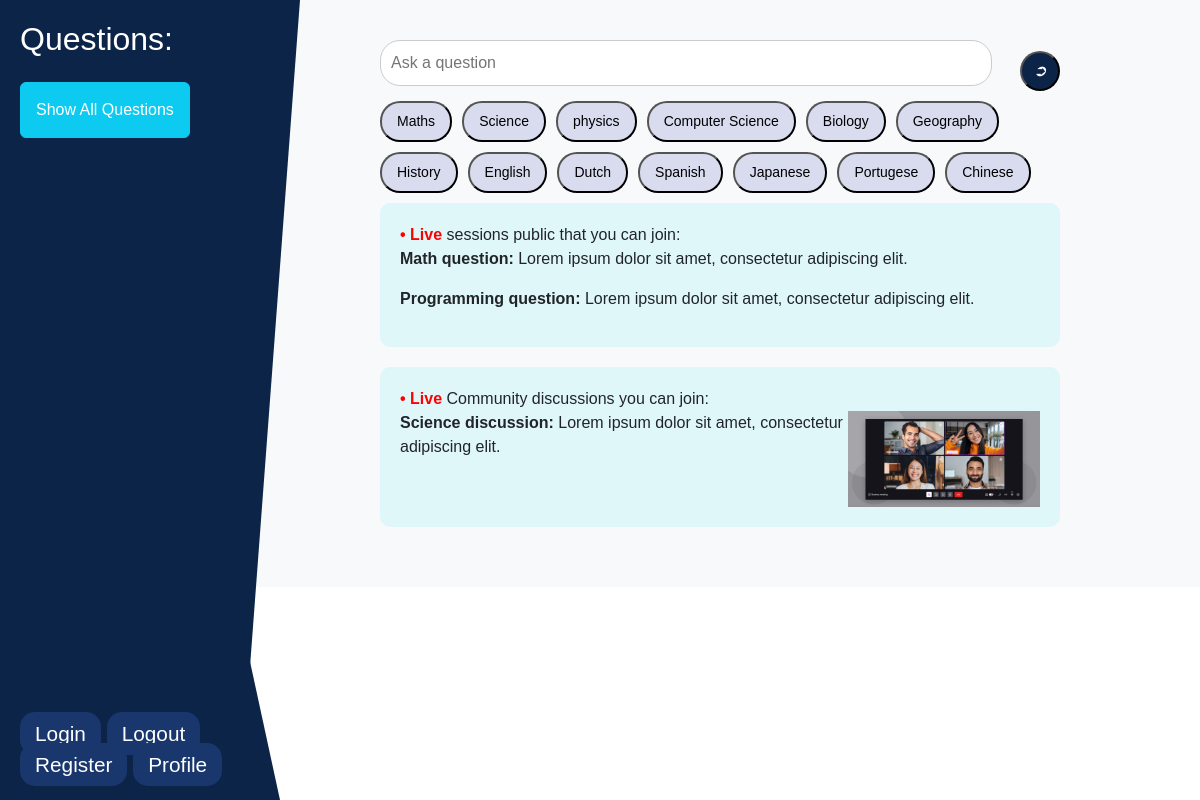
The page / on the database its author committed.
### tables this page shows
CREATE TABLE `tags` (
  `id` int(11) NOT NULL,
  `tag_name` varchar(255) NOT NULL
);

### index.php (the view, shortened to what this page needs)
<?php
require_once __DIR__ . '/includes/dbconnect.php';
$tags = fetchTags($db);
function fetchTags($db)
{
    $sql = "SELECT id, tag_name FROM tags";
    $result = $db->query($sql);
    $tags = [];
    if ($result->num_rows > 0) {
        while ($row = $result->fetch_assoc()) {
            $tags[] = ['id' => $row['id'], 'tag_name' => $row['tag_name']];
        }
    }
    return $tags;
}
function fetchExpertTags($db, $expertId)
{
    $tags = [];
    return $tags;
}
?>
<!doctype html>
<html lang="en">
<head>
    <link href="https://cdn.jsdelivr.net/npm/bootstrap@5.3.0-alpha3/dist/css/bootstrap.min.css" rel="stylesheet">
    <link href="https://cdn.jsdelivr.net/npm/bootstrap-icons/font/bootstrap-icons.css" rel="stylesheet">
    <link href="./styles/style.css" rel="stylesheet">
</head>
<body>
    <div class="sidebar">
        <h2>Questions:</h2>
        <div class="mt-3">
            <a href="all_questions.php" class="btn btn-info">Show All Questions</a>
        </div>
    </div>
    <div class="sidebarProfile">
        <div class="profile">
            <div>
                <a href="login.php" class="username">Login</a>
                <a href="logout.php" class="username">Logout</a>
                <a href="registration.php" class="username">Register</a>
                <a href="expert-profile.php" class="username">Profile</a>
            </div>
        </div>
    </div>
    <div class="d-flex">
        <div class="content-container">
            <form method="post" action="questions.php">
                <div class="searchDiv align-items-center justify-content-between">
                    <input type="text" name="question_content" class="search-bar" placeholder="Ask a question" required>
                    <button type="submit" class="send-btn justify-content-center align-items-center">
                        <i>➲</i>
                    </button>
                </div>
            </form>
            <div>
                <?php
                foreach ($tags as $tag) {
                    echo '<button type="button" class="category-btn" data-category-id="' . $tag['id'] . '">' . htmlspecialchars($tag['tag_name']) . '</button>';
                }
                ?>
            </div>
            <div class="content-box">
                <span class="live-label">• Live</span> sessions public that you can join:
                <p><strong>Math question:</strong> Lorem ipsum dolor sit amet, consectetur adipiscing elit.</p>
                <p><strong>Programming question:</strong> Lorem ipsum dolor sit amet, consectetur adipiscing elit.</p>
            </div>
            <div class="content-box">
                <span class="live-label">• Live</span> Community discussions you can join:
                <div class="side-by-side">
                    <p><strong>Science discussion:</strong> Lorem ipsum dolor sit amet, consectetur adipiscing elit.</p>
                    <img src="./images/live.jpg" alt="Video thumbnail" class="img-fluid">
                </div>
            </div>
        </div>
    </div>
</body>
</html>

### styles/style.css (style rules this page uses)
body { font-family: sans-serif; }
.content-container { padding: 40px 140px; background-color: #f8f9fa; }
.content-box { background-color: #e0f7fa; padding: 20px; border-radius: 10px; margin-bottom: 20px; }
.side-by-side { display: flex; justify-content: space-between; }
.side-by-side img { width: 30%; margin-top: 0; }
.live-label { color: red; font-weight: bold; }
.category-btn { background-color: rgba(87, 108, 188, 0.2); border-radius: 20px; padding: 8px 15px; font-size: 14px; margin-right: 10px; margin-bottom: 10px; }
.search-bar { width: 90%; border-radius: 20px; padding: 10px; border: 1px solid #ccc; margin-bottom: 15px; }
.send-btn { background-color: #0B2447; color: white; border-radius: 50%; width: 40px; height: 40px; }
:root { --primary-color: #0B2447; --secondary-color: #19376D; --accent-color: #576CBC; --light-color: #A5D7E8; }
body { background-color: #ffff; }
.sidebar { position: fixed; left: 0; top: 0; width: 25vw; height: 100vh; background-color: #0B2447; color: white; padding: 20px; display: flex; flex-direction: column; align-items: flex-start; clip-path: polygon(0 0, 100% 0, 80% 100%, 0% 100%); z-index: 1; }
.sidebarProfile { width: 25vw; position: absolute; display: flex; flex-direction: row; bottom: 0; height: 25vh; padding: 20px; left: 0; padding-bottom: 0; z-index: 1; }
.profile { width: 25vw; color: white; background-color: #0B2447; clip-path: polygon(0 0, 85% 0, 100% 100%, 0% 100%); font-size: 1.3rem; align-content: flex-end; padding-bottom: 10px; position: sticky; }
.username { background-color: #19376D; border-radius: 15px; width: 80%; padding: 10px 15px; box-sizing: border-box; text-decoration: none; color: white; }
.profile div { margin-bottom: 10px; }
.d-flex { max-width: 80%; right: 0; position: absolute; }
.searchDiv { display: flex; flex-direction: row; width: 100%; }
.sidebar a { color: #fff; text-decoration: none; padding: 15px; display: block; text-align: left; white-space: nowrap; overflow: hidden; text-overflow: ellipsis; max-width: 100%; }
.sidebar { background-color: #0B2447; height: 100vh; overflow-y: auto; }
.sidebar a::after { content: ""; position: absolute; top: 0; right: 0; height: 100%; background: linear-gradient(to right, rgba(255, 255, 255, 0), rgba(255, 255, 255, 1)); pointer-events: none; }

### rows shown on the page
tags: tag_name "Maths"
tags: tag_name "Science"
tags: tag_name "physics"
tags: tag_name "Computer Science"
tags: tag_name "Biology"
tags: tag_name "Geography"
tags: tag_name "History"
tags: tag_name "English"
tags: tag_name "Dutch"
tags: tag_name "Spanish"
tags: tag_name "Japanese"
tags: tag_name "Portugese"
tags: tag_name "Chinese"
